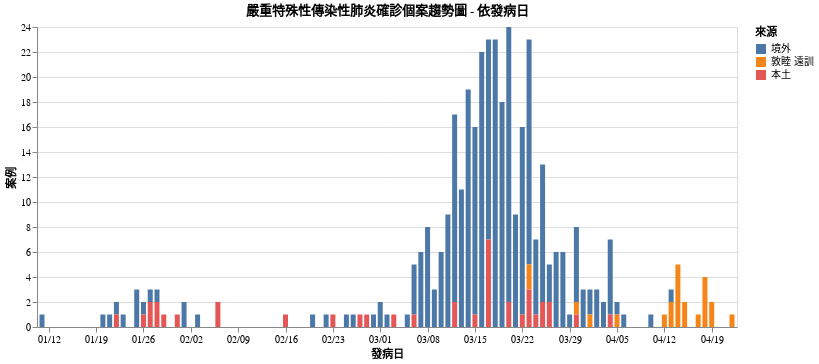

Here is the notebook cell this chart was saved with:
### Markdown cell above
就跟前面通報來源的例子相同，現在 `data` 已經是我們想要的 tidy 格式，因此可以馬上使用 Altair 描繪趨勢圖：

### Code cell
title = "嚴重特殊性傳染性肺炎確診個案趨勢圖 - 依發病日"
alt.Chart(data, title=title).mark_bar()\
.encode(
    x=alt.X('出現症狀日期:T', title="發病日", axis=alt.Axis(
        grid=False,
        format="%m/%d")),
    y='案例:Q',
    color='來源:N',
    tooltip=['出現症狀日期:T', '來源', '案例']
).properties(
    width=700
)

### Figure 1 — Vega-Lite specification as saved in the notebook (floating-point values rounded to 4 significant figures)
{"config": {"view": {"continuousWidth": 400, "continuousHeight": 300}}, "data": {"name": "data-bb86be674683b7eb44cbcf3cb65c558c"}, "mark": "bar", "encoding": {"color": {"type": "nominal", "field": "來源"}, "tooltip": [{"type": "temporal", "field": "出現症狀日期"}, {"type": "nominal", "field": "來源"}, {"type": "quantitative", "field": "案例"}], "x": {"type": "temporal", "axis": {"format": "%m/%d", "grid": false}, "field": "出現症狀日期", "title": "發病日"}, "y": {"type": "quantitative", "field": "案例"}}, "title": "嚴重特殊性傳染性肺炎確診個案趨勢圖 - 依發病日", "width": 700, "$schema": "https://vega.github.io/schema/vega-lite/v4.8.1.json", "datasets": {"data-bb86be674683b7eb44cbcf3cb65c558c": [{"出現症狀日期": "2020-1-11", "來源": "境外", "案例": 1}, {"出現症狀日期": "2020-1-20", "來源": "境外", "案例": 1}, {"出現症狀日期": "2020-1-21", "來源": "境外", "案例": 1}, {"出現症狀日期": "2020-1-22", "來源": "境外", "案例": 1}, {"出現症狀日期": "2020-1-22", "來源": "本土", "案例": 1}, {"出現症狀日期": "2020-1-23", "來源": "境外", "案例": 1}, {"出現症狀日期": "2020-1-25", "來源": "境外", "案例": 3}, {"出現症狀日期": "2020-1-26", "來源": "境外", "案例": 1}, {"出現症狀日期": "2020-1-26", "來源": "本土", "案例": 1}, {"出現症狀日期": "2020-1-27", "來源": "境外", "案例": 1}, {"出現症狀日期": "2020-1-27", "來源": "本土", "案例": 2}, {"出現症狀日期": "2020-1-28", "來源": "境外", "案例": 1}, {"出現症狀日期": "2020-1-28", "來源": "本土", "案例": 2}, {"出現症狀日期": "2020-1-29", "來源": "本土", "案例": 1}, {"出現症狀日期": "2020-1-31", "來源": "本土", "案例": 1}, {"出現症狀日期": "2020-2-1", "來源": "境外", "案例": 2}, {"出現症狀日期": "2020-2-16", "來源": "本土", "案例": 1}, {"出現症狀日期": "2020-2-18-25", "來源": "本土", "案例": 4}, {"出現症狀日期": "2020-2-20", "來源": "境外", "案例": 1}, {"出現症狀日期": "2020-2-22", "來源": "境外", "案例": 1}, {"出現症狀日期": "2020-2-23", "來源": "本土", "案例": 1}, {"出現症狀日期": "2020-2-25", "來源": "境外", "案例": 1}, {"出現症狀日期": "2020-2-26", "來源": "境外", "案例": 1}, {"出現症狀日期": "2020-2-27", "來源": "本土", "案例": 1}, {"出現症狀日期": "2020-2-28", "來源": "本土", "案例": 1}, {"出現症狀日期": "2020-2-29", "來源": "境外", "案例": 1}, {"出現症狀日期": "2020-2-3", "來源": "境外", "案例": 1}, {"出現症狀日期": "2020-2-6", "來源": "本土", "案例": 2}, {"出現症狀日期": "2020-3-1", "來源": "境外", "案例": 2}, {"出現症狀日期": "2020-3-10", "來源": "境外", "案例": 6}, {"出現症狀日期": "2020-3-11", "來源": "境外", "案例": 9}, {"出現症狀日期": "2020-3-12", "來源": "境外", "案例": 15}, {"出現症狀日期": "2020-3-12", "來源": "本土", "案例": 2}, {"出現症狀日期": "2020-3-13", "來源": "境外", "案例": 11}, {"出現症狀日期": "2020-3-14", "來源": "境外", "案例": 19}, {"出現症狀日期": "2020-3-15", "來源": "境外", "案例": 15}, {"出現症狀日期": "2020-3-15", "來源": "本土", "案例": 1}, {"出現症狀日期": "2020-3-16", "來源": "境外", "案例": 22}, {"出現症狀日期": "2020-3-17", "來源": "境外", "案例": 16}, {"出現症狀日期": "2020-3-17", "來源": "本土", "案例": 7}, {"出現症狀日期": "2020-3-18", "來源": "境外", "案例": 23}, {"出現症狀日期": "2020-3-19", "來源": "境外", "案例": 18}, {"出現症狀日期": "2020-3-2", "來源": "境外", "案例": 1}, {"出現症狀日期": "2020-3-20", "來源": "境外", "案例": 22}, {"出現症狀日期": "2020-3-20", "來源": "本土", "案例": 2}, {"出現症狀日期": "2020-3-21", "來源": "境外", "案例": 9}, {"出現症狀日期": "2020-3-22", "來源": "境外", "案例": 15}, {"出現症狀日期": "2020-3-22", "來源": "本土", "案例": 1}, {"出現症狀日期": "2020-3-23", "來源": "境外", "案例": 18}, {"出現症狀日期": "2020-3-23", "來源": "敦睦\n遠訓", "案例": 2}, {"出現症狀日期": "2020-3-23", "來源": "本土", "案例": 3}, {"出現症狀日期": "2020-3-24", "來源": "境外", "案例": 6}, {"出現症狀日期": "2020-3-24", "來源": "本土", "案例": 1}, {"出現症狀日期": "2020-3-25", "來源": "境外", "案例": 11}, {"出現症狀日期": "2020-3-25", "來源": "本土", "案例": 2}, {"出現症狀日期": "2020-3-26", "來源": "境外", "案例": 3}, {"出現症狀日期": "2020-3-26", "來源": "本土", "案例": 2}, {"出現症狀日期": "2020-3-27", "來源": "境外", "案例": 6}, {"出現症狀日期": "2020-3-28", "來源": "境外", "案例": 6}, {"出現症狀日期": "2020-3-29", "來源": "境外", "案例": 1}, {"出現症狀日期": "2020-3-3", "來源": "本土", "案例": 1}, {"出現症狀日期": "2020-3-30", "來源": "境外", "案例": 6}, {"出現症狀日期": "2020-3-30", "來源": "敦睦\n遠訓", "案例": 1}, {"出現症狀日期": "2020-3-30", "來源": "本土", "案例": 1}, {"出現症狀日期": "2020-3-31", "來源": "境外", "案例": 3}, {"出現症狀日期": "2020-3-5", "來源": "境外", "案例": 1}, {"出現症狀日期": "2020-3-6", "來源": "境外", "案例": 4}, {"出現症狀日期": "2020-3-6", "來源": "本土", "案例": 1}, {"出現症狀日期": "2020-3-7", "來源": "境外", "案例": 6}, {"出現症狀日期": "2020-3-8", "來源": "境外", "案例": 8}, {"出現症狀日期": "2020-3-9", "來源": "境外", "案例": 3}, {"出現症狀日期": "2020-4-1", "來源": "境外", "案例": 2}, {"出現症狀日期": "2020-4-1", "來源": "敦睦\n遠訓", "案例": 1}, {"出現症狀日期": "2020-4-10", "來源": "境外", "案例": 1}, {"出現症狀日期": "2020-4-12", "來源": "敦睦\n遠訓", "案例": 1}, {"出現症狀日期": "2020-4-13", "來源": "境外", "案例": 1}, {"出現症狀日期": "2020-4-13", "來源": "敦睦\n遠訓", "案例": 2}, {"出現症狀日期": "2020-4-14", "來源": "敦睦\n遠訓", "案例": 5}, {"出現症狀日期": "2020-4-15", "來源": "敦睦\n遠訓", "案例": 2}, {"出現症狀日期": "2020-4-17", "來源": "敦睦\n遠訓", "案例": 1}, {"出現症狀日期": "2020-4-18", "來源": "敦睦\n遠訓", "案例": 4}, {"出現症狀日期": "2020-4-19", "來源": "敦睦\n遠訓", "案例": 2}, {"出現症狀日期": "2020-4-2", "來源": "境外", "案例": 3}, {"出現症狀日期": "2020-4-22", "來源": "敦睦\n遠訓", "案例": 1}, {"出現症狀日期": "2020-4-3", "來源": "境外", "案例": 2}, {"出現症狀日期": "2020-4-4", "來源": "境外", "案例": 6}, {"出現症狀日期": "2020-4-4", "來源": "本土", "案例": 1}, {"出現症狀日期": "2020-4-5", "來源": "境外", "案例": 1}, {"出現症狀日期": "2020-4-5", "來源": "敦睦\n遠訓", "案例": 1}, {"出現症狀日期": "2020-4-6", "來源": "境外", "案例": 1}]}}
